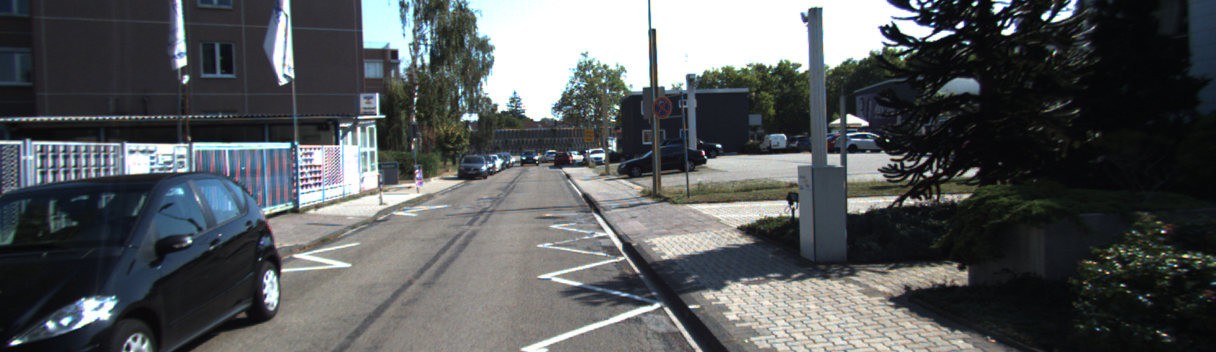
#> input picture fog_model/data/image_data/2011_09_26_drive_0036_sync_image_0000000014_image_03.png, 1216 x 352 px, given in place of 2011_09_26_drive_0002_sync_image_0000000005_image_02.png, which was not available
$ python model_fog_naive.py   (older library calls are emulated)
#> lines starting #> are read from the running program, lines starting #| are printed output that depends on the picture; pictures that were not available may be replaced by others from this repository, and a replacement may not be noted
import os
import cv2
import numpy as np
import matplotlib.pyplot as plt
from skimage import color

#fname = "2011_09_26_drive_0036_sync_image_0000000014_image_03"
#path = f"data/image_data/{fname}.png"
fname = "2011_09_26_drive_0002_sync_image_0000000005_image_02"
path = f"data/image_data/{fname}.png"

img_plot = plt.imread(path)
#> img_plot is the input picture: shape (352, 1216, 3) float32; mean R, G, B 0.336, 0.349, 0.355
img = img_plot*255
#img = cv2.normalize(img, None, alpha = 0, beta = 255, norm_type = cv2.NORM_MINMAX, dtype = cv2.CV_32F)

#fname_depth = "2011_09_26_drive_0036_sync_groundtruth_depth_0000000014_image_03"
#depth_path = f"data/depth_data/{fname_depth}.png"
fname_depth = "2011_09_26_drive_0002_sync_image_0000000005_image_02_disp"
depth_path = f"data/image_data/{fname_depth}.jpeg"
depth_img = plt.imread(depth_path)
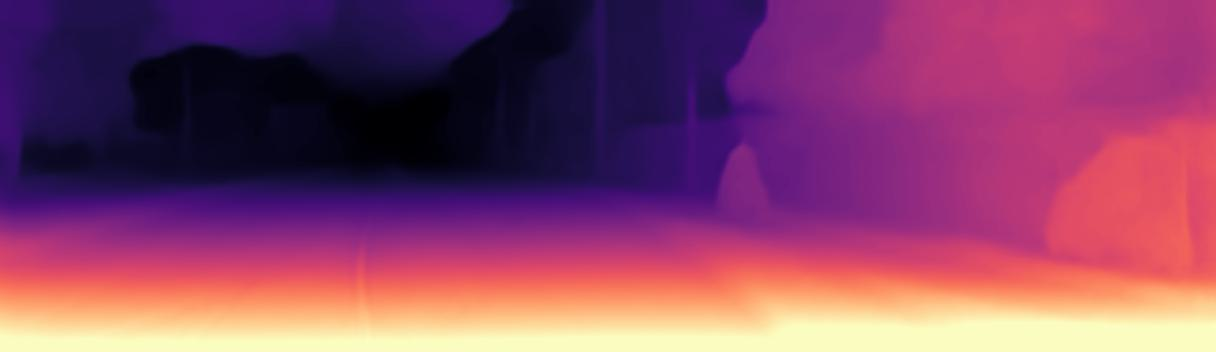
#> input picture fog_model/data/image_data/2011_09_26_drive_0002_sync_image_0000000005_image_02_disp.jpeg, 1216 x 352 px, found by its file name
#> depth_img is the input picture: shape (352, 1216, 3); mean R, G, B 136.6, 67.6, 104
depth_img = color.rgb2gray(depth_img)
#> depth_img: shape (352, 1216) float64
#depth_img = 255 - cv2.normalize(depth_img, None, alpha = 0, beta = 255, norm_type = cv2.NORM_MINMAX, dtype = cv2.CV_32F)
depth_img = 255 - (depth_img*255)
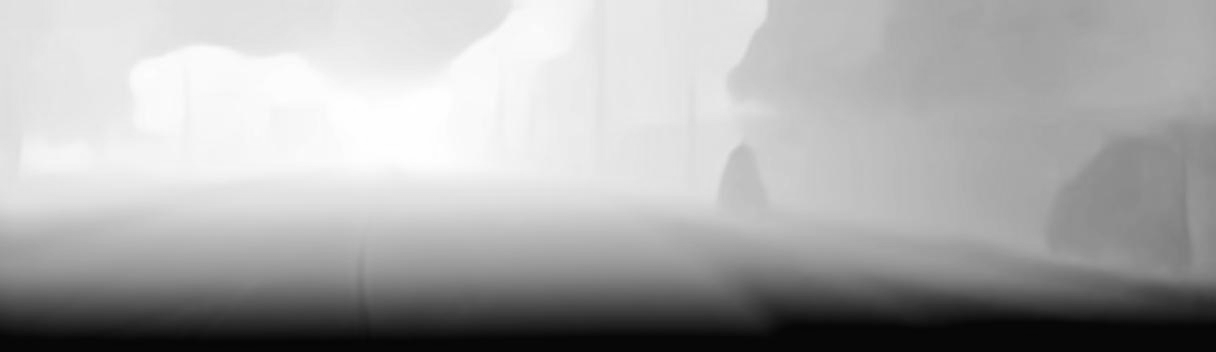
#> depth_img: shape (352, 1216) float64; min 4.97, max 255, mean 170.1
depth_img_3c = np.zeros_like(img)
depth_img_3c[:,:,0] = depth_img
depth_img_3c[:,:,1] = depth_img
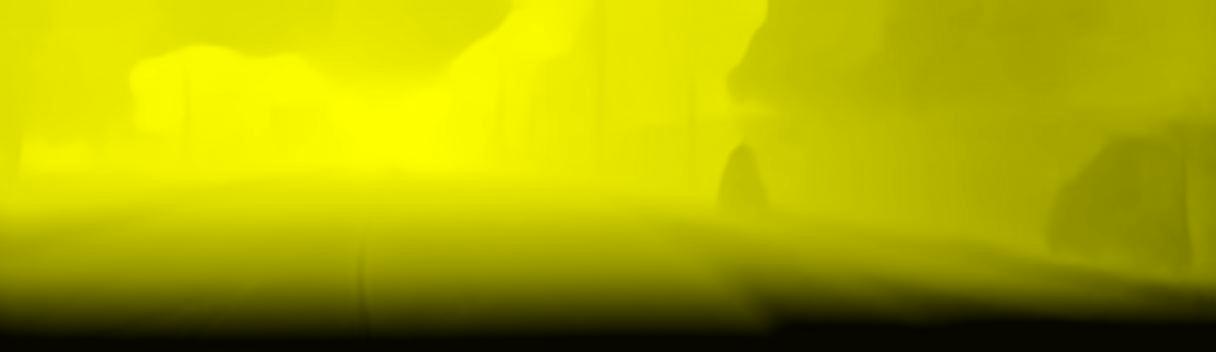
#> depth_img_3c: shape (352, 1216, 3) float32; mean of channels 0, 1, 2 170.1, 170.1, 0; drawn as R, G, B
depth_img_3c[:,:,2] = depth_img

beta=0.5
norm_depth_img = depth_img_3c/255
trans = np.exp(-norm_depth_img*beta)
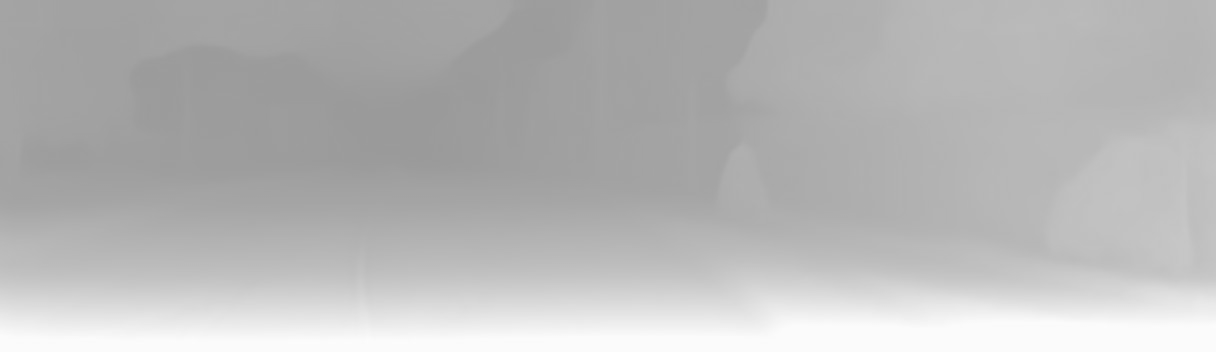
#> trans: shape (352, 1216, 3) float32; min 0.607, max 0.99, mean 0.724

beta2=2.2
trans2 = np.exp(-norm_depth_img*beta2)
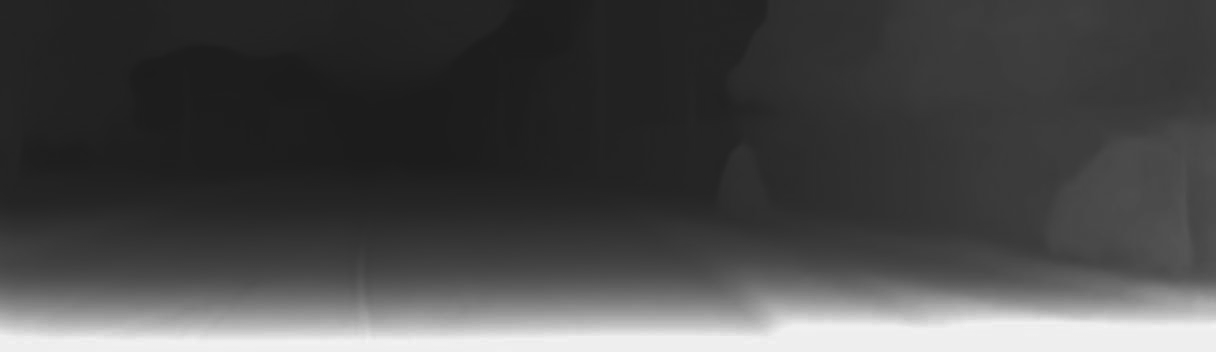
#> trans2: shape (352, 1216, 3) float32; min 0.111, max 0.958, mean 0.286

A = 255
hazy = img*trans + A*(1-trans)
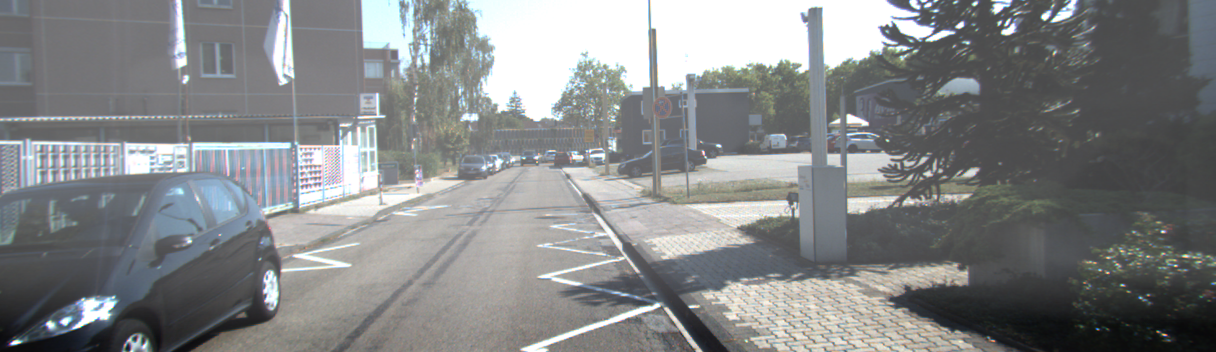
#> hazy: shape (352, 1216, 3) float32; mean R, G, B 132, 134.2, 135
hazy = np.array(hazy, dtype=np.uint8)

hazy2 = img*trans2 + A*(1-trans2)
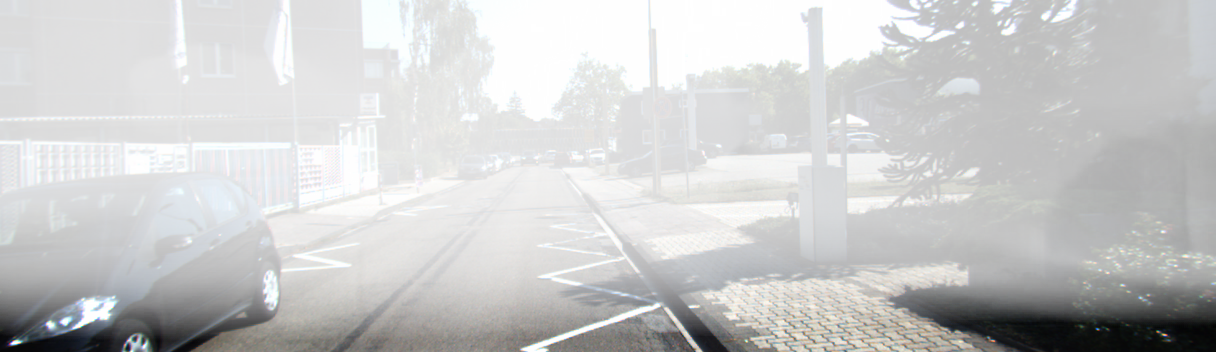
#> hazy2: shape (352, 1216, 3) float32; mean R, G, B 206.3, 206.8, 206.8; drawn with min black and max white
hazy2 = np.array(hazy2, dtype=np.uint8)
plt.figure(figsize=(16,18))
plt.subplot(411), plt.imshow(img_plot)
plt.subplot(412), plt.imshow(depth_img, cmap="gray")
plt.subplot(413), plt.imshow(hazy)
plt.subplot(414), plt.imshow(hazy2)

plt.savefig('result.png')
plt.show()
